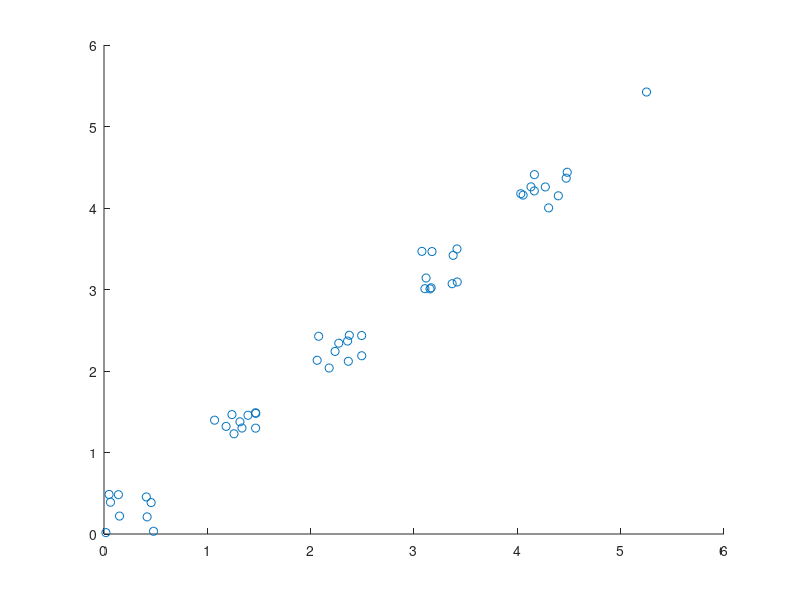

The MATLAB script that drew this image:
ar = zeros(50, 2);
for i = 1 : 50
    ar(i, 1) = floor(i / 10) + rand(1) * .5;
    ar(i, 2) = floor(i / 10) + rand(1) * .5;
end
scatter(ar(:, 1), ar(:, 2));